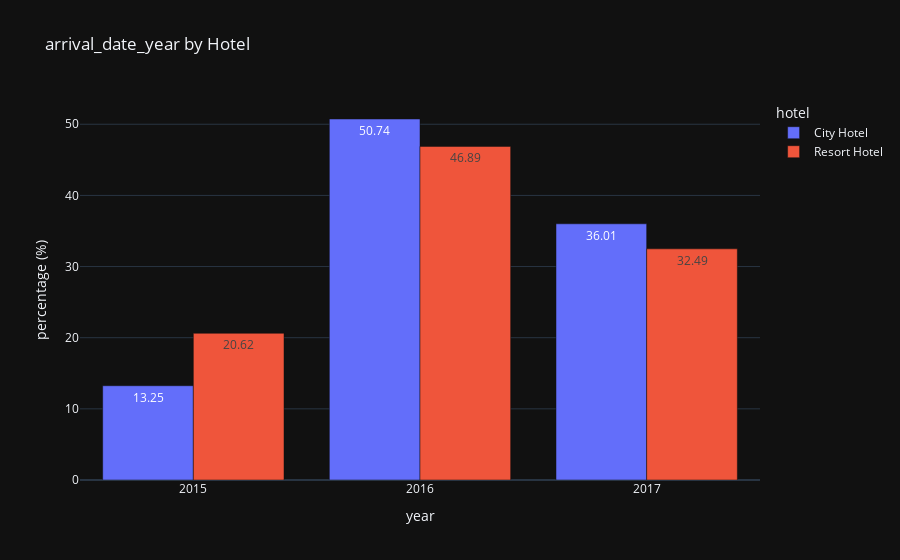

The notebook cell saved with this chart:
### Code cell
px.bar(df_by,x='year',y='percentage (%)',color='hotel',barmode='group',text='percentage (%)',title='arrival_date_year by Hotel\n',template = 'plotly_dark')

### Figure 1 — Plotly figure (JSON) as saved in the notebook; plotly's stock layout.template omitted (floating-point values rounded to 4 significant figures)
{"data": [{"alignmentgroup": "True", "hovertemplate": "hotel=City Hotel<br>year=%{x}<br>percentage (%)=%{text}<extra></extra>", "legendgroup": "City Hotel", "marker": {"color": "#636efa", "pattern": {"shape": ""}}, "name": "City Hotel", "offsetgroup": "City Hotel", "orientation": "v", "showlegend": true, "text": [50.74, 36.01, 13.25], "textposition": "auto", "type": "bar", "x": [2016, 2017, 2015], "xaxis": "x", "y": [50.74, 36.01, 13.25], "yaxis": "y"}, {"alignmentgroup": "True", "hovertemplate": "hotel=Resort Hotel<br>year=%{x}<br>percentage (%)=%{text}<extra></extra>", "legendgroup": "Resort Hotel", "marker": {"color": "#EF553B", "pattern": {"shape": ""}}, "name": "Resort Hotel", "offsetgroup": "Resort Hotel", "orientation": "v", "showlegend": true, "text": [46.89, 32.49, 20.62], "textposition": "auto", "type": "bar", "x": [2016, 2017, 2015], "xaxis": "x", "y": [46.89, 32.49, 20.62], "yaxis": "y"}], "layout": {"barmode": "group", "legend": {"title": {"text": "hotel"}, "tracegroupgap": 0}, "title": {"text": "arrival_date_year by Hotel\n"}, "xaxis": {"anchor": "y", "domain": [0, 1], "title": {"text": "year"}}, "yaxis": {"anchor": "x", "domain": [0, 1], "title": {"text": "percentage (%)"}}}}
